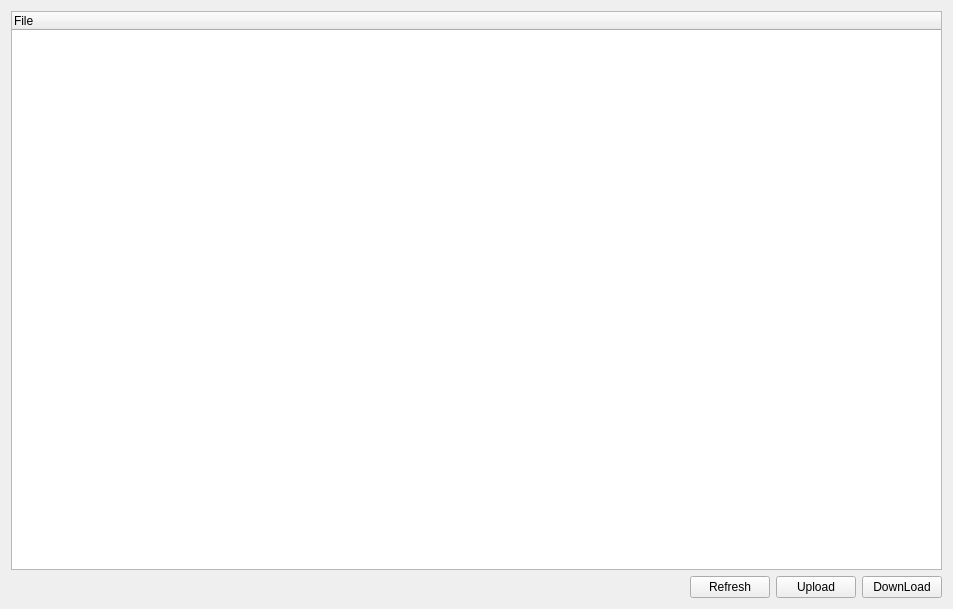
<?xml version="1.0" encoding="UTF-8"?>
<ui version="4.0">
 <class>CFileTransWgt</class>
 <widget class="QWidget" name="CFileTransWgt">
  <property name="geometry">
   <rect>
    <x>0</x>
    <y>0</y>
    <width>953</width>
    <height>609</height>
   </rect>
  </property>
  <property name="windowTitle">
   <string>CFileTransWgt</string>
  </property>
  <layout class="QHBoxLayout" name="horizontalLayout_2">
   <item>
    <layout class="QVBoxLayout" name="verticalLayout">
     <item>
      <widget class="QTreeWidget" name="treeWidget">
       <column>
        <property name="text">
         <string>File</string>
        </property>
       </column>
      </widget>
     </item>
     <item>
      <layout class="QHBoxLayout" name="horizontalLayout">
       <item>
        <spacer name="horizontalSpacer">
         <property name="orientation">
          <enum>Qt::Horizontal</enum>
         </property>
         <property name="sizeHint" stdset="0">
          <size>
           <width>40</width>
           <height>20</height>
          </size>
         </property>
        </spacer>
       </item>
       <item>
        <widget class="QPushButton" name="pushButton">
         <property name="text">
          <string>Refresh</string>
         </property>
        </widget>
       </item>
       <item>
        <widget class="QPushButton" name="pushButton_2">
         <property name="text">
          <string>Upload</string>
         </property>
        </widget>
       </item>
       <item>
        <widget class="QPushButton" name="pushButton_3">
         <property name="text">
          <string>DownLoad</string>
         </property>
        </widget>
       </item>
      </layout>
     </item>
    </layout>
   </item>
  </layout>
 </widget>
 <layoutdefault spacing="6" margin="11"/>
 <resources/>
 <connections/>
</ui>
